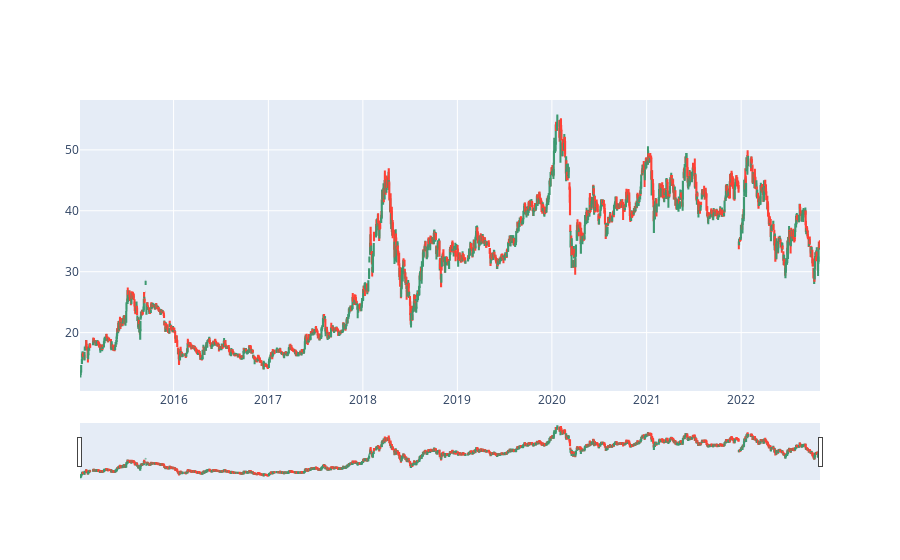

The cell this chart's notebook holds for it:
### Code cell
plot(bid,"2015-01-01")

### Figure 1 — Plotly figure (JSON) as saved in the notebook; plotly's stock layout.template omitted (floating-point values rounded to 4 significant figures; data arrays with more than 128 entries replaced by an {"elided": "..."} marker saying what was removed)
{"data": [{"close": {"elided": "1955 float values"}, "high": {"elided": "1955 float values"}, "low": {"elided": "1955 float values"}, "open": {"elided": "1955 float values"}, "type": "candlestick", "x": {"elided": "1955 str values"}}], "layout": {}}
